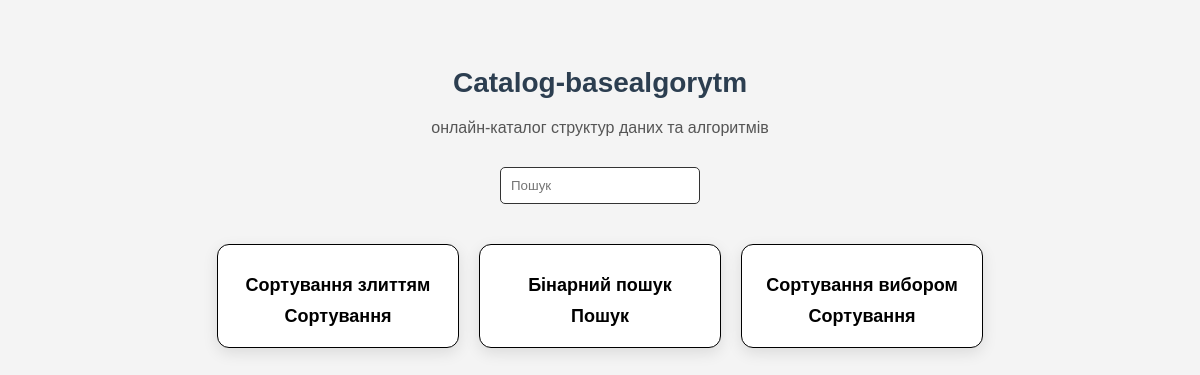
Before: / with the older database file.
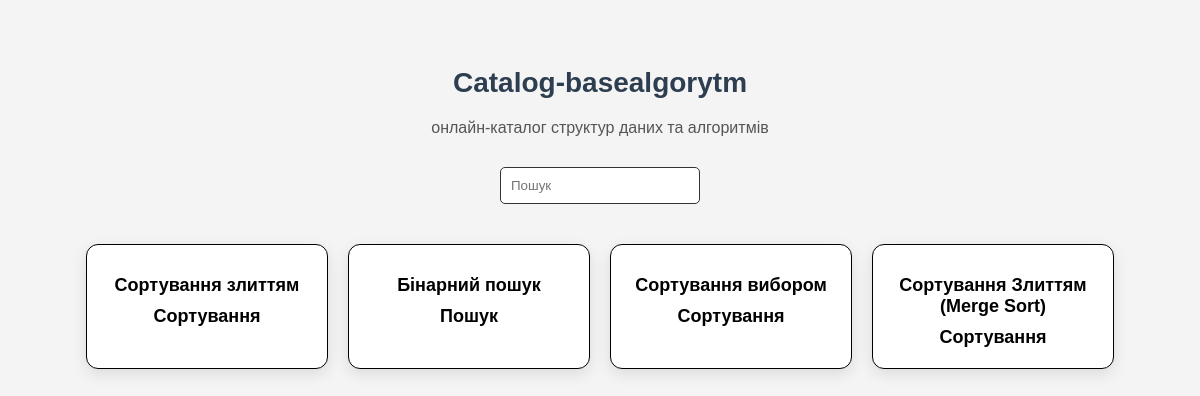
After: the same page with the newer database file.
### models.py (models this page shows)
class Algorithm(db.Model):
    id = db.Column(db.Integer, primary_key=True)
    name = db.Column(db.String(100), nullable=False)
    category = db.Column(db.String(50), nullable=False)
    description = db.Column(db.Text, nullable=False)
    pseudocode = db.Column(db.Text)
    implementation = db.Column(db.Text)
    complexity = db.Column(db.String(100))
    usage = db.Column(db.Text)

### app.py (the view)
@app.route('/')
def index():
    algorithms = Algorithm.query.all()
    return render_template('index.html', algorithms=algorithms)

### templates/index.html (shortened to what this page needs)
﻿<!DOCTYPE html>
<html lang="uk">
<head>
    <link rel="stylesheet" href="{{ url_for('static', filename='style.css') }}">
</head>
<body>
    <h1>Catalog-basealgorytm</h1>
    <p>онлайн-каталог структур даних та алгоритмів</p>
    <form method="get" action="/">
        <input type="text" name="search" placeholder="Пошук">
    </form>
    <div class="sections">
        {% for algo in algorithms %}
        <div class="box">
            <a href="{{ url_for('algorithm', id=algo.id) }}">
                <div class="algo-title">{{ algo.name }}</div>
                <div>{{ algo.category }}</div>
            </a>
        </div>
        {% endfor %}
    </div>
</body>
</html>

### static/style.css (style rules this page uses)
body { font-family: 'Segoe UI', sans-serif; background: linear-gradient(to right, #ece9e6, #ffffff); margin: 0; padding: 40px; }
h1 { text-align: center; font-size: 36px; margin-bottom: 10px; color: #2c3e50; }
p { text-align: center; color: #555; font-size: 16px; margin-bottom: 30px; }
form { display: flex; justify-content: center; margin-bottom: 40px; }
input[type="text"] { padding: 10px; width: 250px; border-radius: 5px; border: 1px solid #ccc; }
.sections { display: flex; justify-content: center; flex-wrap: wrap; gap: 30px; }
.box { background-color: white; border-radius: 12px; padding: 25px; width: 250px; box-shadow: 0 5px 15px rgba(0, 0, 0, 0.1); transition: transform 0.2s ease; }
a { text-decoration: none; color: #2c3e50; font-weight: bold; font-size: 18px; }
body { font-family: 'Segoe UI', sans-serif; background: #f7f9fb; margin: 0; padding: 40px; color: #2c3e50; }
h1 { font-size: 32px; text-align: center; margin-bottom: 20px; color: #2c3e50; }

### templates/index.html (style rules this page uses)
body { font-family: Arial, sans-serif; text-align: center; background-color: #f4f4f4; padding: 30px; }
h1 { font-size: 28px; }
form { margin-top: 20px; }
input[type="text"] { padding: 10px; width: 200px; border: 1px solid #333; }
.sections { display: flex; justify-content: center; flex-wrap: wrap; gap: 20px; margin-top: 40px; }
.box { background-color: #fff; border: 1px solid #000; padding: 20px; width: 200px; transition: 0.3s; }
a { text-decoration: none; color: #000; }
.algo-title { margin: 10px 0; font-weight: bold; }

Changed rows visible on the page:
added Algorithm: name "Сортування Злиттям (Merge Sort)", category "Сортування"
